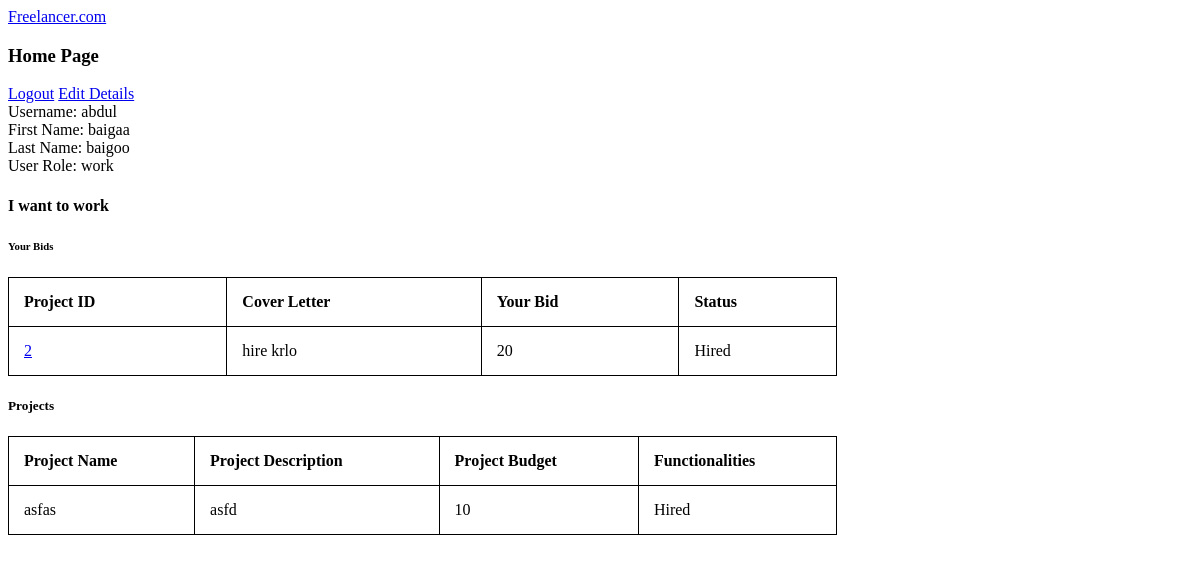
The app's page /home/ (signed in) with its own data.
### freelancer/models.py (models this page shows)
class AppUser(User):
    user_type = models.CharField(max_length=5)

class Bids(models.Model):
    project = models.ForeignKey(Project, on_delete=models.CASCADE)
    user = models.ForeignKey(AppUser, on_delete=models.CASCADE, null=True)
    bid_amount = models.IntegerField()
    cover_letter = models.CharField(max_length=500)
    status = models.CharField(max_length=100, default="Pending")
    project_status = models.CharField(max_length=100, default="Not Hired")

class Project(models.Model):
    user = models.ForeignKey(AppUser, on_delete=models.CASCADE)
    name = models.CharField(max_length=250)
    description = models.CharField(max_length=250)
    budget = models.IntegerField()

### freelancer/views.py (the view)
# urls.py: path('home/', HomeView.as_view(), name = 'homeview'),
class HomeView(TemplateView):
    template_name = 'home.html'
    @method_decorator(login_required)
    def get(self, request):
        context = {}
        if request.user.appuser.user_type == "hire":
            project_details = Project.objects.filter(user_id=request.user.id)
            context['project_details'] = project_details
        else:
            project_details = Project.objects.all()
            userbids = Bids.objects.filter(user_id = request.user.id)
            context['project_details'] = project_details
            context['userbids'] = userbids
            context['bids_project_ids'] =Bids.objects.values_list('project_id', flat=True)\
                .filter(user_id=request.user.id)
            context['status_hired'] =Bids.objects.values_list('project_id', flat=True)\
                .filter(project_status="Hired")
        return render(request, self.template_name, context)

### freelancer/templates/home.html (shortened to what this page needs)
{% extends "base.html" %}
{% block content %}
<h3>Home Page</h3>
<a href={% url "logoutview" %}>Logout</a>
<a href={% url "editview" %}>Edit Details</a>
<span>Username: </span><label>{{ request.user.username }}</label><br>
<span>First Name: </span><label>{{ request.user.first_name }}</label><br>
<span>Last Name: </span><label>{{ request.user.last_name }}</label><br>
<span>User Role: </span><label>{{ request.user.appuser.user_type }}</label><br>
<h4> I want to {{ request.user.appuser.user_type }}</h4>
{% if userbids %}
    <h6>Your Bids</h6>
        <table>
            <tbody>
                <tr>
                    <th>Project ID</th>
                    <th>Cover Letter</th>
                    <th>Your Bid</th>
                    <th>Status</th>
                </tr>
                {% for userbid in userbids %}
                <tr>
                    <td>
                        <a title="View Project" href={% url "project_detail_view" id=userbid.project_id %}>
                            {{ userbid.project_id }}</a>
                    </td>
                    <td>{{ userbid.cover_letter }}</td>
                    <td>{{ userbid.bid_amount }}</td>
                    {% if userbid.project_status == "Hired" %}
                        <td><a>{{ userbid.project_status }}</a></td>
                    {% else %}
                        <td>{{ userbid.status }}</td>
                    {% endif %}
                </tr>
                {% endfor %}
            </tbody>
        </table>
{% endif %}
<h5>Projects</h5>
<table>
    <tbody>
        <tr>
            <th>Project Name</th>
            <th>Project Description</th>
            <th>Project Budget</th>
            <th>Functionalities</th>
        </tr>
        {% for project_detail in project_details %}
        <tr>
            <td>{{ project_detail.name }}</td>
            <td>{{ project_detail.description }}</td>
            <td>{{ project_detail.budget }}</td>
            <td>
            {% if request.user.appuser.user_type == 'hire' %}
                {% include "user_type_hire.html" %}
            {% else %}
                {% include "user_type_work.html" %}
            {% endif %}
            </td>
        </tr>
        {% endfor %}
    </tbody>
</table>
{% endblock %}

### freelancer/templates/base.html (shortened to what this page needs)
<header>
<a href="{% url 'homeview' %}"> Freelancer.com</a>
{% load static %}
<link rel="stylesheet" href="{% static 'freelancer/style.css' %}" />
</header>
    {% block content %}{% endblock %}

### freelancer/templates/user_type_work.html
{% if project_detail.id in status_hired %}
    <a>Hired</a>
{% else %}
    {% if project_detail.id in bids_project_ids %}
        <a>Applied</a>
    {% else %}
        <a title="Bid on this Project" href={% url "userbidsview" id=project_detail.id %}>Apply</a>
    {% endif %}
{% endif %}

### freelancer/static/freelancer/style.css (style rules this page uses)
table { width:70%; }
table, th, td { border: 1px solid black; border-collapse: collapse; }
th, td { padding: 15px; text-align: left; }

### records on screen
Bids: project_id "2", cover_letter "hire krlo", bid_amount "20", project_status "Hired"
Project: name "asfas", description "asfd", budget "10", shows "Hired"

### other values on screen
{{ request.user.username }} "abdul"
{{ request.user.first_name }} "baigaa"
{{ request.user.last_name }} "baigoo"
{{ request.user.appuser.user_type }} "work"
